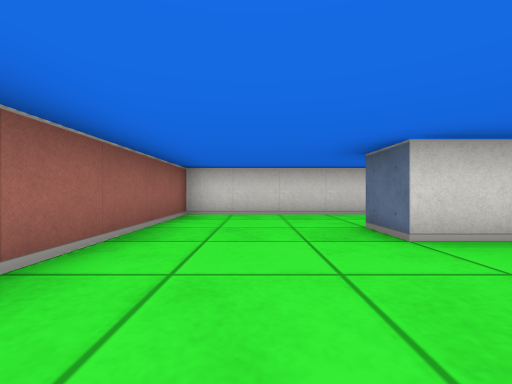
view 1 (above)

16 first-person views from a walk through a cub3D maze. The camera is about half as high as the walls, looks level and sees 90° across. The floor is counted in squares. Each view is taken from the middle of a square. On the plan, view 1 faces up. The plan holds only what a view shows up to about 9 squares ahead; the rest is blank. The place goes on beyond the plan.

view 2
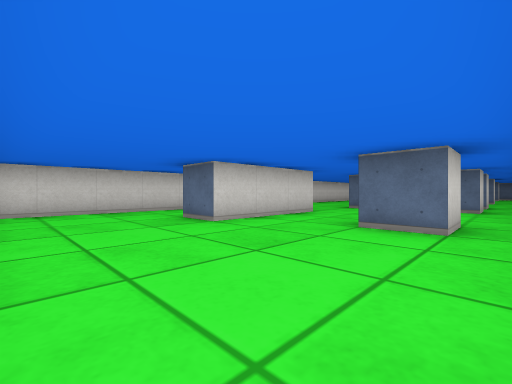

view 3
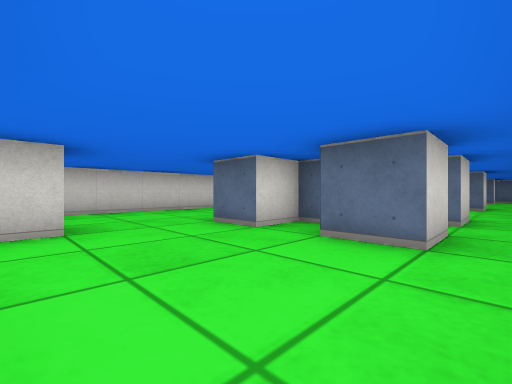

view 4
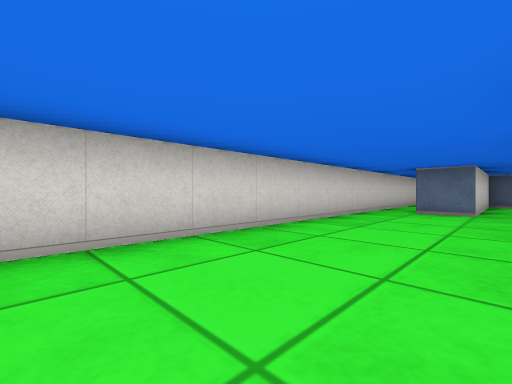

view 5
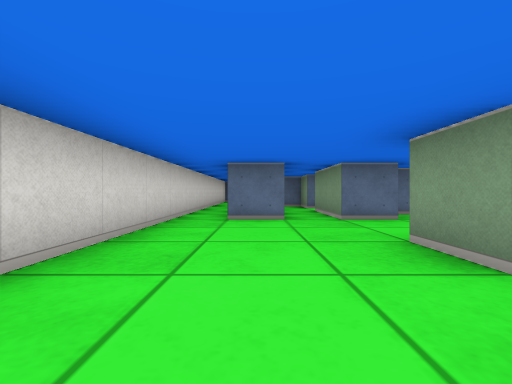

view 6
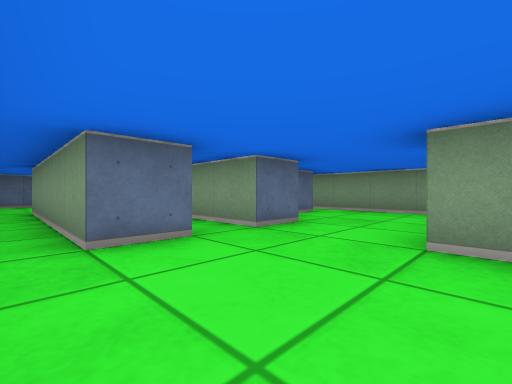

view 7
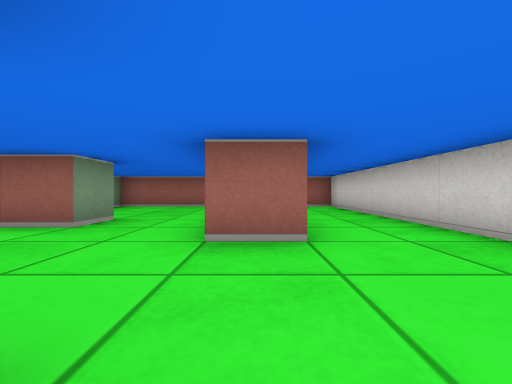

view 8
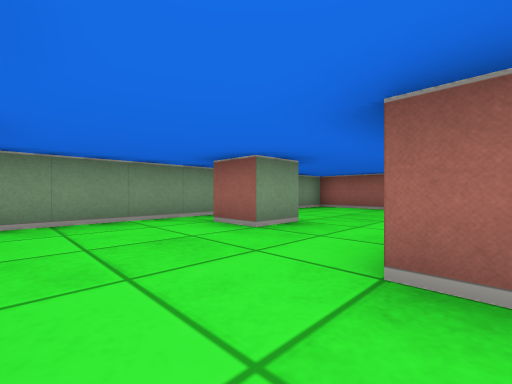

view 9
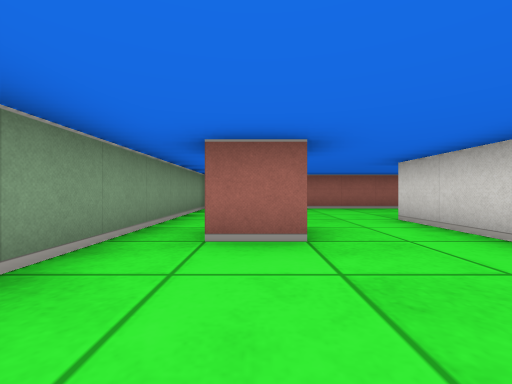

view 10
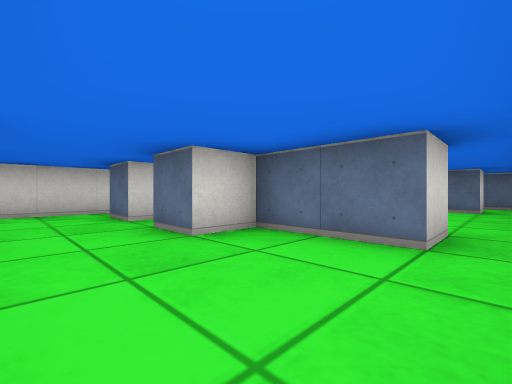

view 11
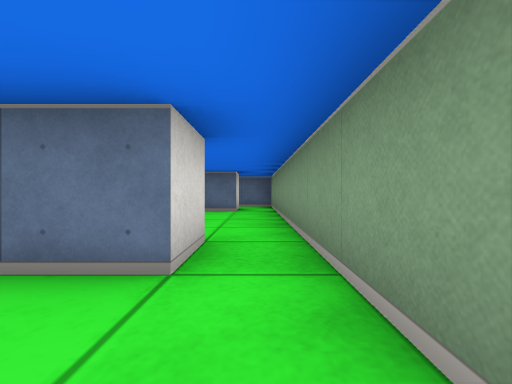

view 12
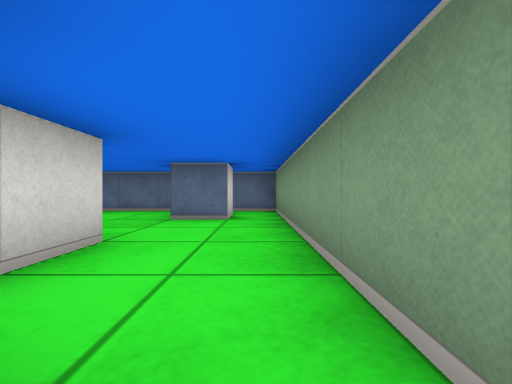

view 13
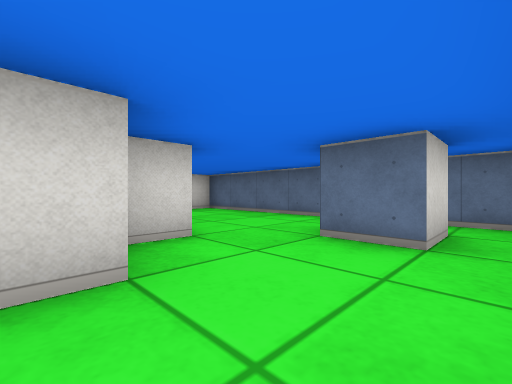

view 14
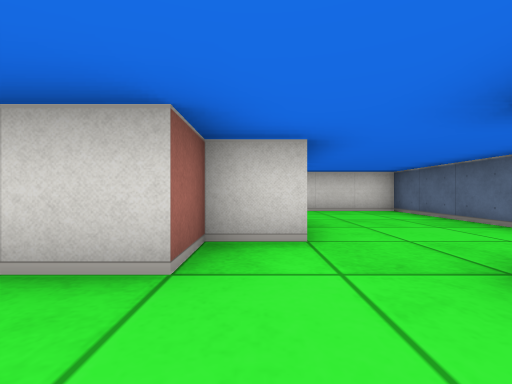

view 15
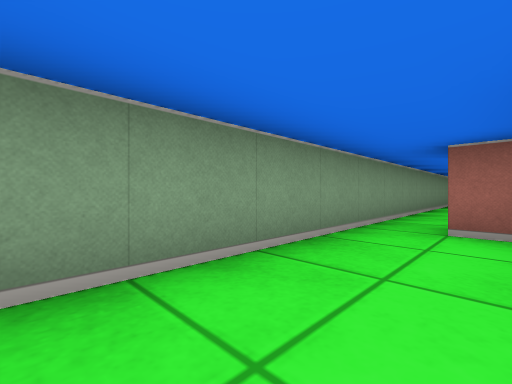

view 16
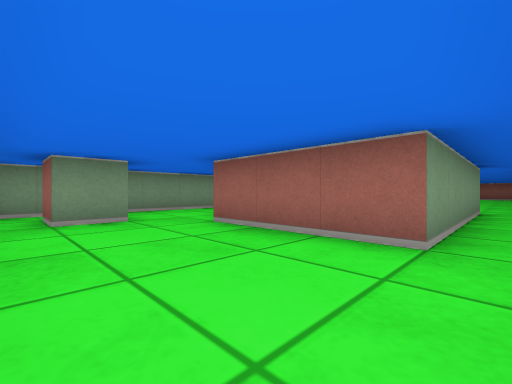

### Floor plan
Points are (right, up) in squares from view 1. A wall is a line through its corners. A room is listed if a view was taken in it or the views show most of it. See-through windows are left out.
Room 1 (views 1, 2, 3, 4, 5, 6, 7, 8, 9, 10, 11, 12)
walls: (6.5, 1.5) (6.5, 2.5); (7.5, 1) (7.5, 1.5); (4.5, 3.6) (4.5, 2.5) (1.5, 2.5) (1.5, 3.5); (8.5, 2.5) (9.5, 2.5); (3.5, 0.5) (3.5, -0.5) (2.5, -0.5) (2.5, 0.5) (3.5, 0.5); (7.5, -0.5) (6.5, -0.5) (6.5, 0.5); (9.5, -0.5) (8.5, -0.5); (13.5, -0.5) (12.5, -0.5) (12.5, 1.5) (11.5, 1.5) (11.5, 2.5) (13.5, 2.5); (14.5, 2.5) (15.5, 2.5) (15.5, 3.5) (11.5, 3.5) (11.5, 4.5) (16.5, 4.5); (16.5, 5.5) (-1.5, 5.5) (-1.5, -1.5) (13.5, -1.5)
ways out: opening at (13, -1) to room 2; opening at (16, 5) to room 2
Room 2 (views 13, 14, 15, 16)
walls: (17.5, 0.5) (18.5, 0.5) (18.5, -0.5) (17.5, -0.5) (17.5, 0.5); (16.5, 4.5) (16.5, 1.5) (15.5, 1.5) (15.5, 0.5) (14.5, 0.5); (13.5, 0) (13.5, -0.5); (13.5, -1.5) (19.5, -1.5) (19.5, 5.5) (16.5, 5.5)
ways out: opening at (13, -1) to room 1; opening at (16, 5) to room 1

Where each view was taken, in squares from view 1:
view 1: 0 up, 0 right, facing up
view 2: 1 down, 1 left, facing up-right
view 3: 1 down, 4 right, facing up-right
view 4: 3 up, 5 right, facing up-right
view 5: 4 up, 7 right, facing right
view 6: 5 up, 9 right, facing down-right
view 7: 3 up, 7 right, facing left
view 8: 3 up, 6 right, facing down-left
view 9: 0 up, 6 right, facing left
view 10: 1 down, 10 right, facing up-right
view 11: 1 down, 11 right, facing right
view 12: 1 down, 13 right, facing right
view 13: 1 down, 15 right, facing up-right
view 14: 1 down, 16 right, facing up
view 15: 0 up, 17 right, facing down-left
view 16: 5 up, 19 right, facing down-left
